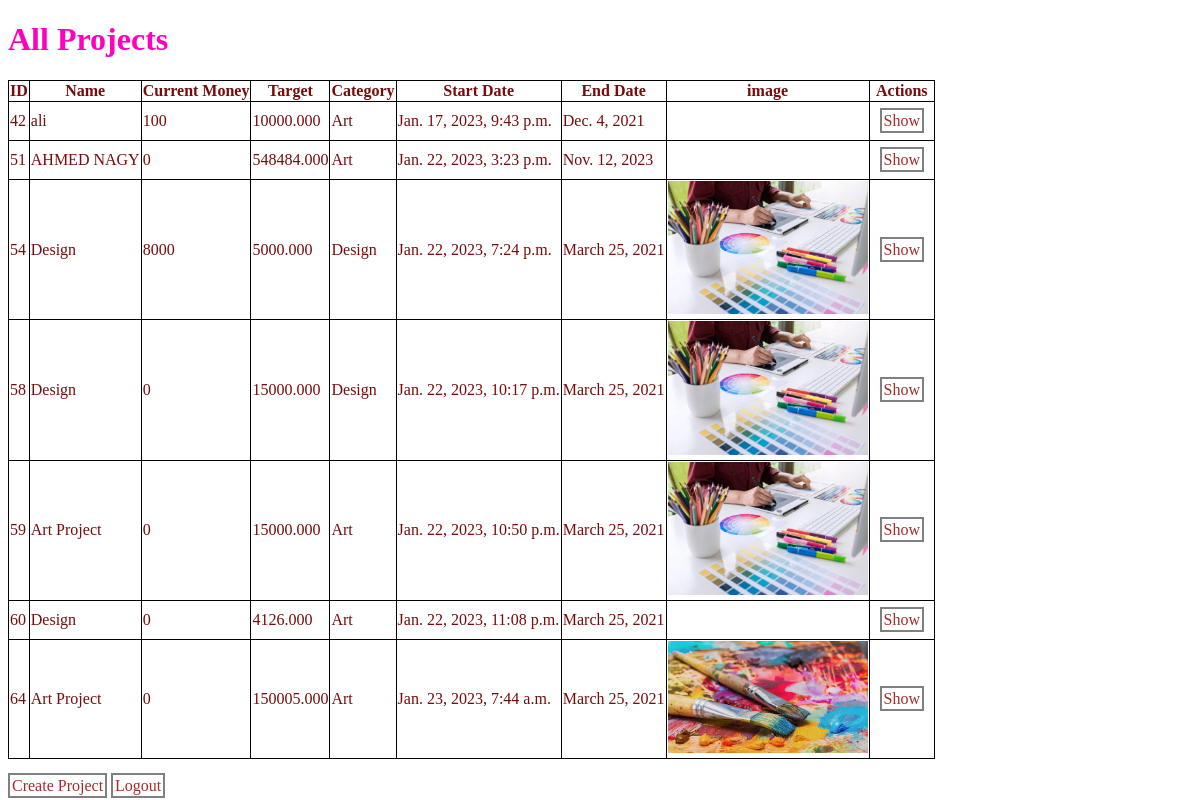
Screenshot of /pages/showAllProjects/ with the database file from the repository.
### pages/models.py (models this page shows, shortened)
class Project(models.Model):
    options= [("Art","Art"),("Design","Design"),("Food","Food"),("Games","Games")] #=>year w7da htzhrli w w7da htt7t fe database
    name = models.CharField(max_length=50 ,  verbose_name="Project Title") #=>verbose 3shan yzhr f admin page asmha title
    current_situation = models.IntegerField(default=0,null=True)
    image = models.ImageField(blank= True,upload_to='photos/%y/%m/%d')
    target=models.DecimalField(max_digits=10, decimal_places=3,null=True)
    description = models.CharField(max_length=10000,null=True)#=>lw md5lsh input htkon null
    category = models.CharField(default="default", choices=options , max_length=50) #=> option for models
    end_date = models.DateField(null=True)
    created_at = models.DateTimeField(null=True,auto_now_add=True)
    user = models.ForeignKey(User, default=None,null=True, on_delete=models.CASCADE)
    class Meta:
        ordering = ['name'] #=> order ascending
        verbose_name = "Project" #=> asm class f admin page

### pages/views.py (the view)
# urls.py: path('showAllProjects/' , views.showAllProjects , name ="showAllProjects"),
def showAllProjects(request):
    return render(request,'pages/showAllProjects.html',{"projects":Project.objects.all().order_by('id')}) #=> return all elements

### templates/pages/showAllProjects.html (shortened to what this page needs)
{% include 'base.html' %}
{% block content %}
<h1 style="color : rgb(255, 0, 191)">All Projects</h1>
<table>
    <tr>
      <th>ID</th>
      <th>Name</th>
      <th>Current Money</th>
      <th>Target</th>
      <th>Category</th>
      <th>Start Date</th>
      <th>End Date</th>
      <th>image</th>
      <th>Actions</th>
    </tr>
    {% for ele in projects %}
    <tr>
      <td>{{ele.id}}</td>
      <td>{{ele.name}}</td>
      <td>{{ele.current_situation}}</td>
      <td>{{ele.target}}</td>
      <td>{{ele.category}}</td>
      <td>{{ele.created_at}}</td>
      <td>{{ele.end_date}}</td>
      <td>
        {% if ele.image %} <img src="{{ele.image.url}}" alt="image" width="200px"/> {% endif %}
      </td>
      <td style="padding: 10px">
        <a href="{% url 'showProject' ele.id %}" class="btn btn-info"> Show </a>
      </td>
    </tr>
    {% endfor %}
  </table>
  <a href ="{% url 'createProject' %}">Create Project</a>
  <a href="{% url 'Logout'  %}" class="btn btn-info"> Logout</a>
{% endblock %}

### templates/base.html (shortened to what this page needs)
<!DOCTYPE html>
<html lang="en">
<head>
    {% load static %}
    <link rel="stylesheet" href={% static 'css/style.css' %}>
</head>
<body>
</body>
</html>

### devops/static/css/style.css (style rules this page uses)
body { background-color: white; color: rgb(120, 11, 11); }
a { text-decoration: none; color: brown; border: 2px solid grey; padding: 2px; }
table, tr, td, th { border: 1px solid black; border-collapse: collapse; }

### rows the page displays
Project: id "42", name "ali", current_situation "100", target "10000.000", category "Art", created_at "Jan. 17, 2023, 9:43 p.m.", end_date "Dec. 4, 2021"
Project: id "51", name "AHMED NAGY", current_situation "0", target "548484.000", category "Art", created_at "Jan. 22, 2023, 3:23 p.m.", end_date "Nov. 12, 2023"
Project: id "54", name "Design", current_situation "8000", target "5000.000", category "Design", created_at "Jan. 22, 2023, 7:24 p.m.", end_date "March 25, 2021", image (picture)
Project: id "58", name "Design", current_situation "0", target "15000.000", category "Design", created_at "Jan. 22, 2023, 10:17 p.m.", end_date "March 25, 2021", image (picture)
Project: id "59", name "Art Project", current_situation "0", target "15000.000", category "Art", created_at "Jan. 22, 2023, 10:50 p.m.", end_date "March 25, 2021", image (picture)
Project: id "60", name "Design", current_situation "0", target "4126.000", category "Art", created_at "Jan. 22, 2023, 11:08 p.m.", end_date "March 25, 2021"
Project: id "64", name "Art Project", current_situation "0", target "150005.000", category "Art", created_at "Jan. 23, 2023, 7:44 a.m.", end_date "March 25, 2021", image (picture)
